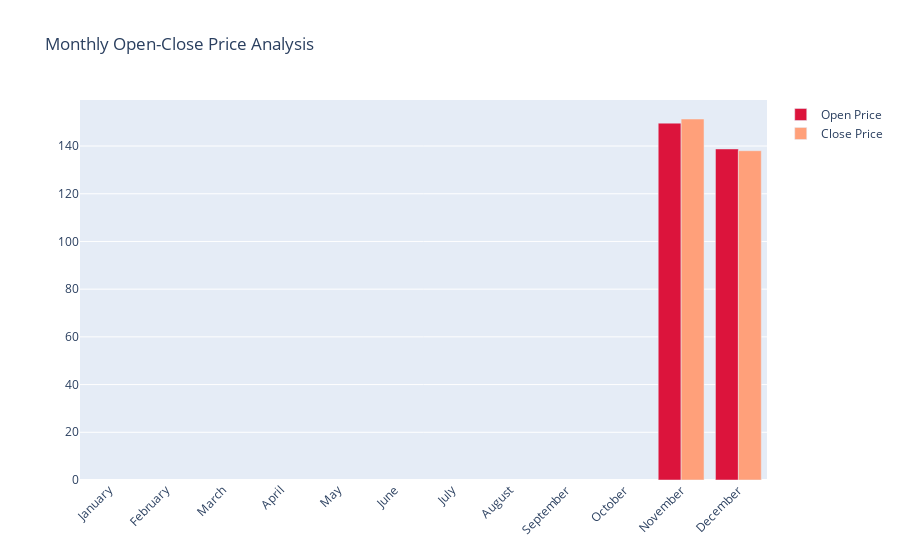
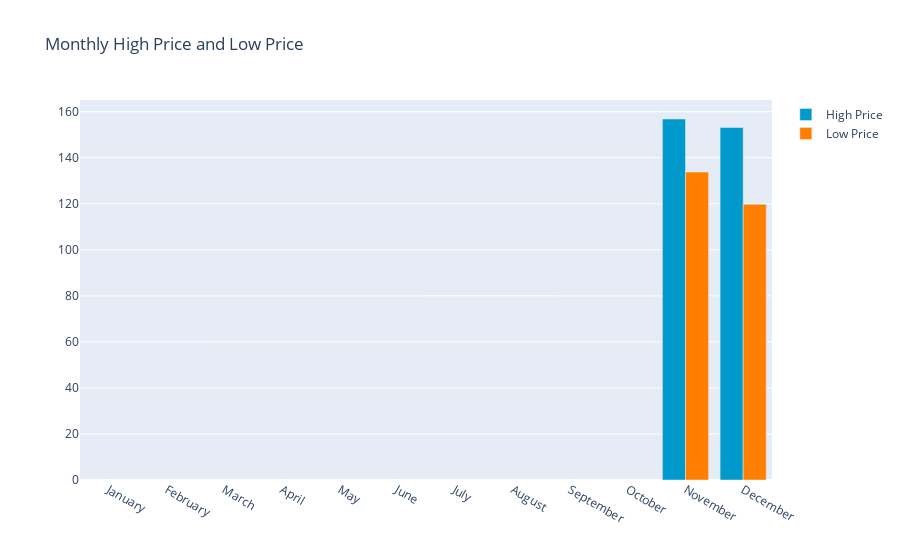
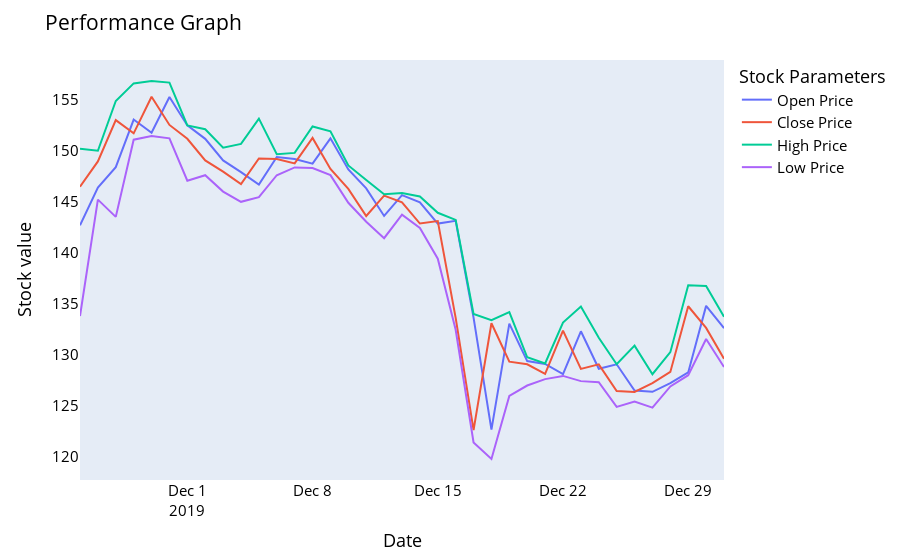
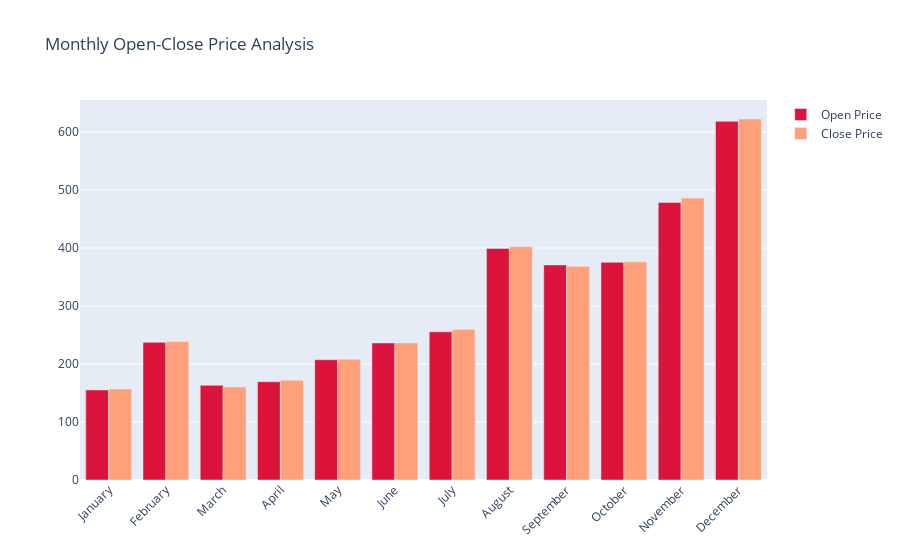

Notebook source saved alongside these figures, in order:
### Code cell
show_data(eth_data)

### Figure 1 — Plotly figure (JSON) as saved in the notebook; plotly's stock layout.template omitted (floating-point values rounded to 4 significant figures)
{"data": [{"marker": {"color": "crimson"}, "name": "Open Price", "type": "bar", "x": ["January", "February", "March", "April", "May", "June", "July", "August", "September", "October", "November", "December"], "y": [null, null, null, null, null, null, null, null, null, null, 149.6, 138.8]}, {"marker": {"color": "lightsalmon"}, "name": "Close Price", "type": "bar", "x": ["January", "February", "March", "April", "May", "June", "July", "August", "September", "October", "November", "December"], "y": [null, null, null, null, null, null, null, null, null, null, 151.3, 138.0]}], "layout": {"barmode": "group", "title": {"text": "Monthly Open-Close Price Analysis"}, "xaxis": {"tickangle": -45}}}

### Figure 2 — Plotly figure (JSON) as saved in the notebook; plotly's stock layout.template omitted (floating-point values rounded to 4 significant figures)
{"data": [{"marker": {"color": "rgb(0, 153, 204)"}, "name": "High Price", "type": "bar", "x": ["January", "February", "March", "April", "May", "June", "July", "August", "September", "October", "November", "December"], "y": [null, null, null, null, null, null, null, null, null, null, 156.8, 153.2]}, {"marker": {"color": "rgb(255, 128, 0)"}, "name": "Low Price", "type": "bar", "x": ["January", "February", "March", "April", "May", "June", "July", "August", "September", "October", "November", "December"], "y": [null, null, null, null, null, null, null, null, null, null, 133.8, 119.8]}], "layout": {"barmode": "group", "title": {"text": " Monthly High Price and Low Price"}}}

### Figure 3 — Plotly figure (JSON) as saved in the notebook; plotly's stock layout.template omitted (floating-point values rounded to 4 significant figures)
{"data": [{"hovertemplate": "variable=Open<br>Date=%{x}<br>Stock value=%{y}<extra></extra>", "legendgroup": "Open", "line": {"color": "#636efa", "dash": "solid"}, "marker": {"symbol": "circle"}, "mode": "lines", "name": "Open Price", "orientation": "v", "showlegend": true, "type": "scatter", "x": ["2019-11-25T00:00:00", "2019-11-26T00:00:00", "2019-11-27T00:00:00", "2019-11-28T00:00:00", "2019-11-29T00:00:00", "2019-11-30T00:00:00", "2019-12-01T00:00:00", "2019-12-02T00:00:00", "2019-12-03T00:00:00", "2019-12-04T00:00:00", "2019-12-05T00:00:00", "2019-12-06T00:00:00", "2019-12-07T00:00:00", "2019-12-08T00:00:00", "2019-12-09T00:00:00", "2019-12-10T00:00:00", "2019-12-11T00:00:00", "2019-12-12T00:00:00", "2019-12-13T00:00:00", "2019-12-14T00:00:00", "2019-12-15T00:00:00", "2019-12-16T00:00:00", "2019-12-17T00:00:00", "2019-12-18T00:00:00", "2019-12-19T00:00:00", "2019-12-20T00:00:00", "2019-12-21T00:00:00", "2019-12-22T00:00:00", "2019-12-23T00:00:00", "2019-12-24T00:00:00", "2019-12-25T00:00:00", "2019-12-26T00:00:00", "2019-12-27T00:00:00", "2019-12-28T00:00:00", "2019-12-29T00:00:00", "2019-12-30T00:00:00", "2019-12-31T00:00:00"], "xaxis": "x", "y": [142.7, 146.4, 148.4, 153.1, 151.8, 155.3, 152.5, 151.2, 149.1, 147.9, 146.7, 149.4, 149.2, 148.7, 151.2, 148.2, 146.3, 143.6, 145.7, 145.0, 142.9, 143.1, 133.6, 122.7, 133.1, 129.4, 129.1, 128.1, 132.3, 128.6, 129.1, 126.5, 126.4, 127.2, 128.3, 134.8, 132.6], "yaxis": "y"}, {"hovertemplate": "variable=Close<br>Date=%{x}<br>Stock value=%{y}<extra></extra>", "legendgroup": "Close", "line": {"color": "#EF553B", "dash": "solid"}, "marker": {"symbol": "circle"}, "mode": "lines", "name": "Close Price", "orientation": "v", "showlegend": true, "type": "scatter", "x": ["2019-11-25T00:00:00", "2019-11-26T00:00:00", "2019-11-27T00:00:00", "2019-11-28T00:00:00", "2019-11-29T00:00:00", "2019-11-30T00:00:00", "2019-12-01T00:00:00", "2019-12-02T00:00:00", "2019-12-03T00:00:00", "2019-12-04T00:00:00", "2019-12-05T00:00:00", "2019-12-06T00:00:00", "2019-12-07T00:00:00", "2019-12-08T00:00:00", "2019-12-09T00:00:00", "2019-12-10T00:00:00", "2019-12-11T00:00:00", "2019-12-12T00:00:00", "2019-12-13T00:00:00", "2019-12-14T00:00:00", "2019-12-15T00:00:00", "2019-12-16T00:00:00", "2019-12-17T00:00:00", "2019-12-18T00:00:00", "2019-12-19T00:00:00", "2019-12-20T00:00:00", "2019-12-21T00:00:00", "2019-12-22T00:00:00", "2019-12-23T00:00:00", "2019-12-24T00:00:00", "2019-12-25T00:00:00", "2019-12-26T00:00:00", "2019-12-27T00:00:00", "2019-12-28T00:00:00", "2019-12-29T00:00:00", "2019-12-30T00:00:00", "2019-12-31T00:00:00"], "xaxis": "x", "y": [146.5, 149.0, 153.0, 151.7, 155.3, 152.5, 151.2, 149.1, 148.0, 146.7, 149.2, 149.2, 148.8, 151.3, 148.2, 146.3, 143.6, 145.6, 144.9, 142.9, 143.1, 133.6, 122.6, 133.1, 129.3, 129.1, 128.1, 132.4, 128.6, 129.1, 126.5, 126.4, 127.2, 128.3, 134.8, 132.6, 129.6], "yaxis": "y"}, {"hovertemplate": "variable=High<br>Date=%{x}<br>Stock value=%{y}<extra></extra>", "legendgroup": "High", "line": {"color": "#00cc96", "dash": "solid"}, "marker": {"symbol": "circle"}, "mode": "lines", "name": "High Price", "orientation": "v", "showlegend": true, "type": "scatter", "x": ["2019-11-25T00:00:00", "2019-11-26T00:00:00", "2019-11-27T00:00:00", "2019-11-28T00:00:00", "2019-11-29T00:00:00", "2019-11-30T00:00:00", "2019-12-01T00:00:00", "2019-12-02T00:00:00", "2019-12-03T00:00:00", "2019-12-04T00:00:00", "2019-12-05T00:00:00", "2019-12-06T00:00:00", "2019-12-07T00:00:00", "2019-12-08T00:00:00", "2019-12-09T00:00:00", "2019-12-10T00:00:00", "2019-12-11T00:00:00", "2019-12-12T00:00:00", "2019-12-13T00:00:00", "2019-12-14T00:00:00", "2019-12-15T00:00:00", "2019-12-16T00:00:00", "2019-12-17T00:00:00", "2019-12-18T00:00:00", "2019-12-19T00:00:00", "2019-12-20T00:00:00", "2019-12-21T00:00:00", "2019-12-22T00:00:00", "2019-12-23T00:00:00", "2019-12-24T00:00:00", "2019-12-25T00:00:00", "2019-12-26T00:00:00", "2019-12-27T00:00:00", "2019-12-28T00:00:00", "2019-12-29T00:00:00", "2019-12-30T00:00:00", "2019-12-31T00:00:00"], "xaxis": "x", "y": [150.2, 150.0, 154.9, 156.6, 156.8, 156.7, 152.5, 152.1, 150.3, 150.7, 153.2, 149.7, 149.8, 152.4, 151.9, 148.6, 147.1, 145.8, 145.9, 145.5, 143.9, 143.2, 134.0, 133.4, 134.2, 129.8, 129.1, 133.2, 134.7, 131.7, 129.1, 130.9, 128.1, 130.3, 136.8, 136.8, 133.7], "yaxis": "y"}, {"hovertemplate": "variable=Low<br>Date=%{x}<br>Stock value=%{y}<extra></extra>", "legendgroup": "Low", "line": {"color": "#ab63fa", "dash": "solid"}, "marker": {"symbol": "circle"}, "mode": "lines", "name": "Low Price", "orientation": "v", "showlegend": true, "type": "scatter", "x": ["2019-11-25T00:00:00", "2019-11-26T00:00:00", "2019-11-27T00:00:00", "2019-11-28T00:00:00", "2019-11-29T00:00:00", "2019-11-30T00:00:00", "2019-12-01T00:00:00", "2019-12-02T00:00:00", "2019-12-03T00:00:00", "2019-12-04T00:00:00", "2019-12-05T00:00:00", "2019-12-06T00:00:00", "2019-12-07T00:00:00", "2019-12-08T00:00:00", "2019-12-09T00:00:00", "2019-12-10T00:00:00", "2019-12-11T00:00:00", "2019-12-12T00:00:00", "2019-12-13T00:00:00", "2019-12-14T00:00:00", "2019-12-15T00:00:00", "2019-12-16T00:00:00", "2019-12-17T00:00:00", "2019-12-18T00:00:00", "2019-12-19T00:00:00", "2019-12-20T00:00:00", "2019-12-21T00:00:00", "2019-12-22T00:00:00", "2019-12-23T00:00:00", "2019-12-24T00:00:00", "2019-12-25T00:00:00", "2019-12-26T00:00:00", "2019-12-27T00:00:00", "2019-12-28T00:00:00", "2019-12-29T00:00:00", "2019-12-30T00:00:00", "2019-12-31T00:00:00"], "xaxis": "x", "y": [133.8, 145.2, 143.5, 151.1, 151.5, 151.2, 147.1, 147.6, 146.0, 145.0, 145.5, 147.6, 148.4, 148.3, 147.6, 144.9, 143.0, 141.4, 143.7, 142.4, 139.4, 132.5, 121.4, 119.8, 126.0, 127.0, 127.6, 127.9, 127.4, 127.3, 124.9, 125.4, 124.8, 126.9, 128.0, 131.5, 128.8], "yaxis": "y"}], "layout": {"font": {"color": "black", "size": 15}, "legend": {"title": {"text": "Stock Parameters"}, "tracegroupgap": 0}, "margin": {"t": 60}, "title": {"text": "Performance Graph"}, "xaxis": {"anchor": "y", "domain": [0, 1], "showgrid": false, "title": {"text": "Date"}}, "yaxis": {"anchor": "x", "domain": [0, 1], "showgrid": false, "title": {"text": "Stock value"}}}}

### Figure 4 — Plotly figure (JSON) as saved in the notebook; plotly's stock layout.template omitted (floating-point values rounded to 4 significant figures)
{"data": [{"marker": {"color": "crimson"}, "name": "Open Price", "type": "bar", "x": ["January", "February", "March", "April", "May", "June", "July", "August", "September", "October", "November", "December"], "y": [155.3, 237.4, 163.2, 169.5, 207.3, 236.3, 255.6, 399.3, 370.9, 375.4, 478.7, 618.5]}, {"marker": {"color": "lightsalmon"}, "name": "Close Price", "type": "bar", "x": ["January", "February", "March", "April", "May", "June", "July", "August", "September", "October", "November", "December"], "y": [157.0, 238.8, 160.4, 171.9, 208.1, 236.2, 259.4, 402.2, 368.4, 376.2, 486.1, 622.5]}], "layout": {"barmode": "group", "title": {"text": "Monthly Open-Close Price Analysis"}, "xaxis": {"tickangle": -45}}}
